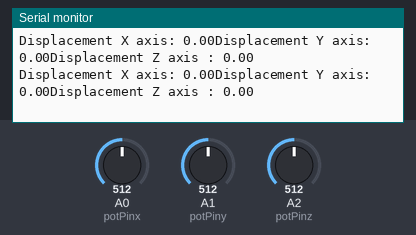
This sketch was run on a simulated Arduino Uno, built with avr-gcc and run on an emulated ATmega328P. Shown: the last lines printed to the serial monitor. The inputs (shaded band) are chosen by the test bench; at power-on: A0 (potPinx) = 512, A1 (potPiny) = 512, A2 (potPinz) = 512.

Above: at 1.3 s.
1.4 s: A0 (potPinx) set to 716
At 2.0 s:
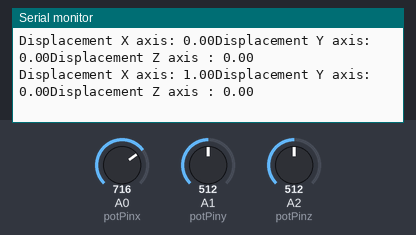
2.9 s: A1 (potPiny) set to 716
At 3.5 s:
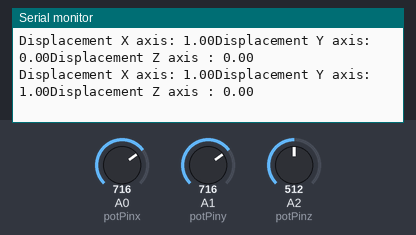
4.4 s: A2 (potPinz) set to 716
At 5.0 s:
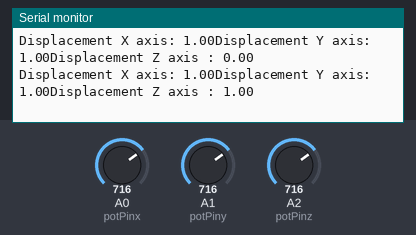
5.9 s: A0 (potPinx) set to 900
At 6.6 s:
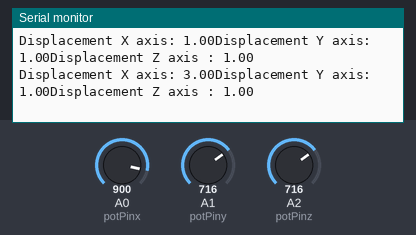
7.4 s: A1 (potPiny) set to 900
At 8.1 s:
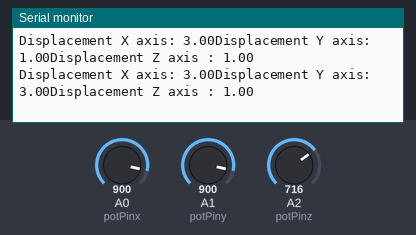
8.9 s: A2 (potPinz) set to 900
At 9.7 s:
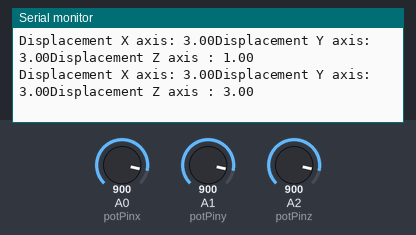
Timing chart, 0 to 11.4 s (numbered marks = the images above; inputs shaded):
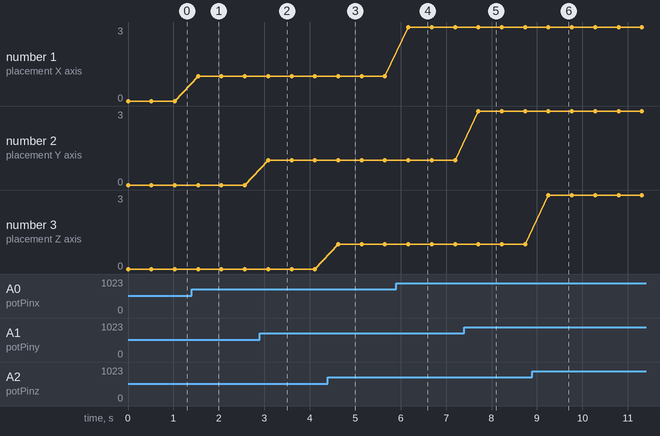

Measured:
- after the input at 1.4 s, the serial monitor: prints a new line after 0.14 s (image 1)
- after the input at 2.9 s, the serial monitor: prints a new line after 0.18 s (image 2)
- after the input at 4.4 s, the serial monitor: prints a new line after 0.23 s (image 3)
- after the input at 5.9 s, the serial monitor: prints a new line after 0.27 s (image 4)
- after the input at 7.4 s, the serial monitor: prints a new line after 0.31 s (image 5)
- after the input at 8.9 s, the serial monitor: prints a new line after 0.35 s (image 6)
- plotted number 1: 0 → 1 after the input at 1.4 s, 1 → 3 after the input at 5.9 s

The sketch:

run_accelerometer_proteus.ino
```cpp
const int potPinx = A0; // Connect the potentiometer to analog pin A0
const int potPiny = A1; // Connect the potentiometer to analog pin A0
const int potPinz = A2; // Connect the potentiometer to analog pin A0
void setup() {
  Serial.begin(9600);
}

void loop() {
  int potValuex = analogRead(potPinx);
  int potValuey = analogRead(potPiny);
  int potValuez = analogRead(potPinz);

  float xDisplacement = map(potValuex, 0, 1023, -4, 4);
  float yDisplacement = map(potValuey, 0, 1023, -4, 4);
  float zDisplacement = map(potValuez, 0, 1023, -4, 4);
  Serial.print("Displacement X axis: ");
  Serial.print(xDisplacement);
   Serial.print("Displacement Y axis: ");
  Serial.print(yDisplacement);
   Serial.print("Displacement Z axis : ");
  Serial.println(zDisplacement);

  delay(500); // Adjust the delay as per your requirement
}
```
